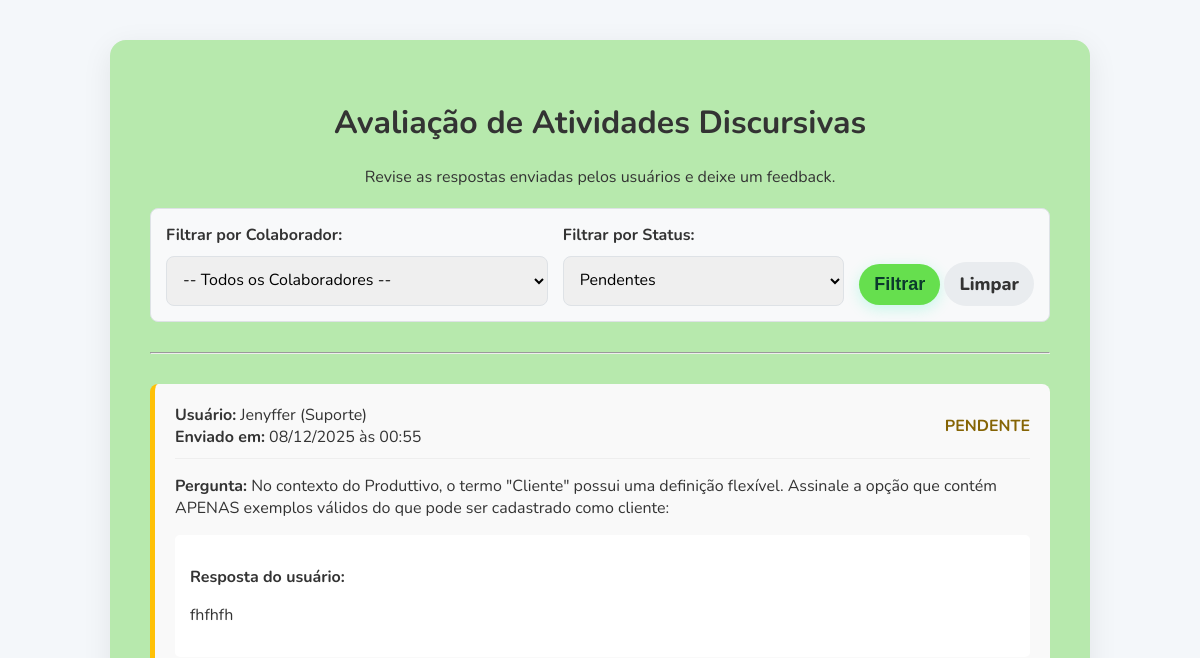
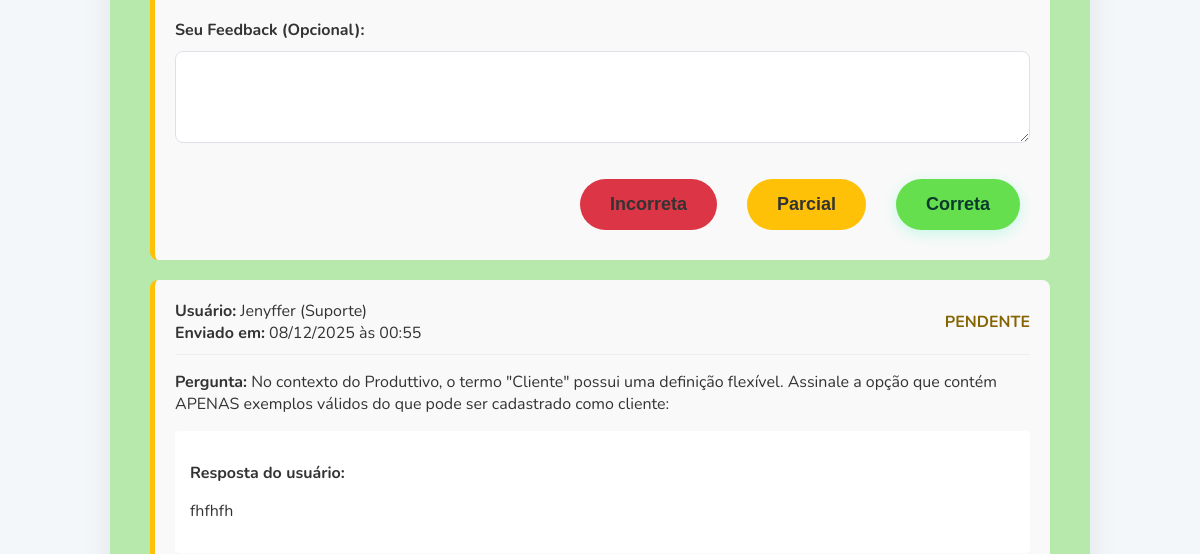
/admin/correcoes (signed in, upper part), run on an earlier commit of the app's database (2 pictures, top to bottom).
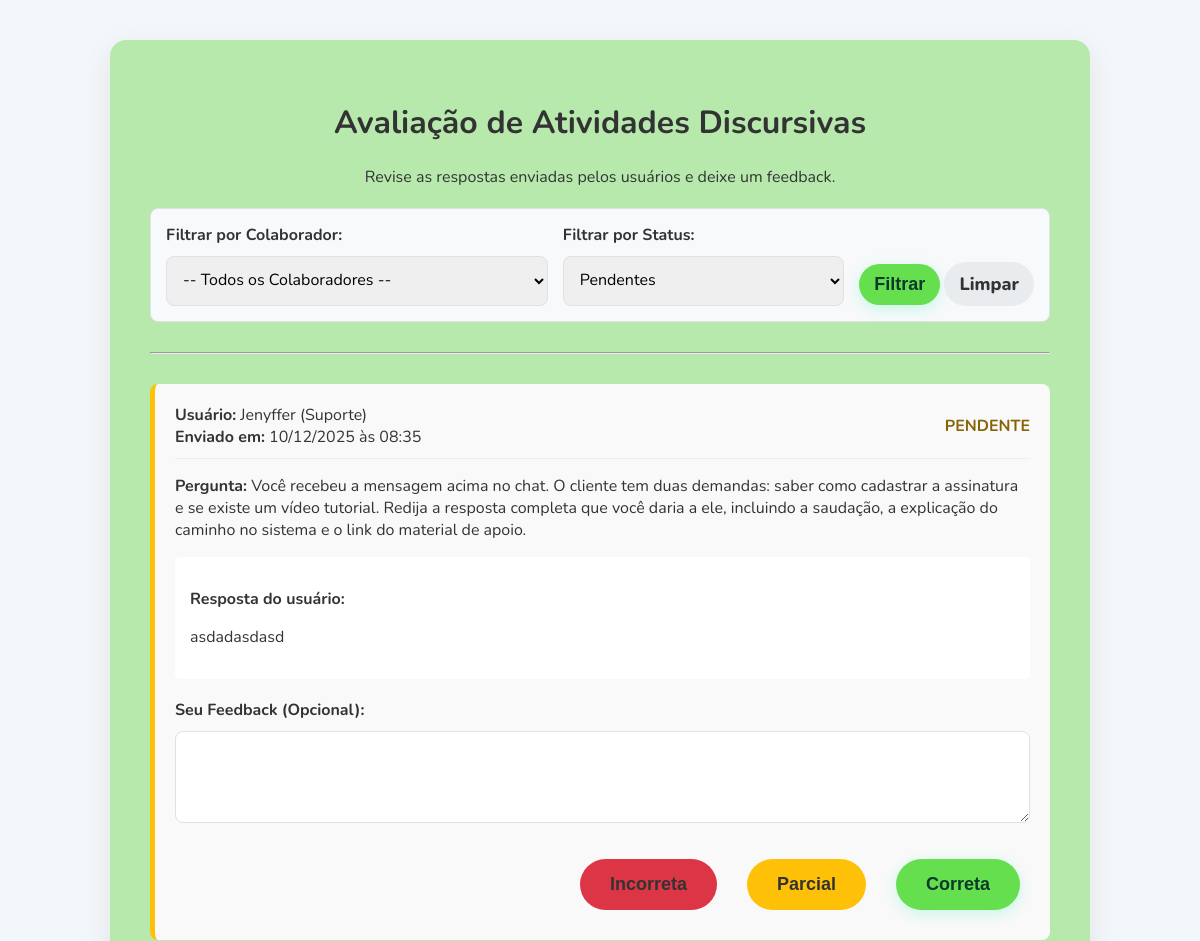
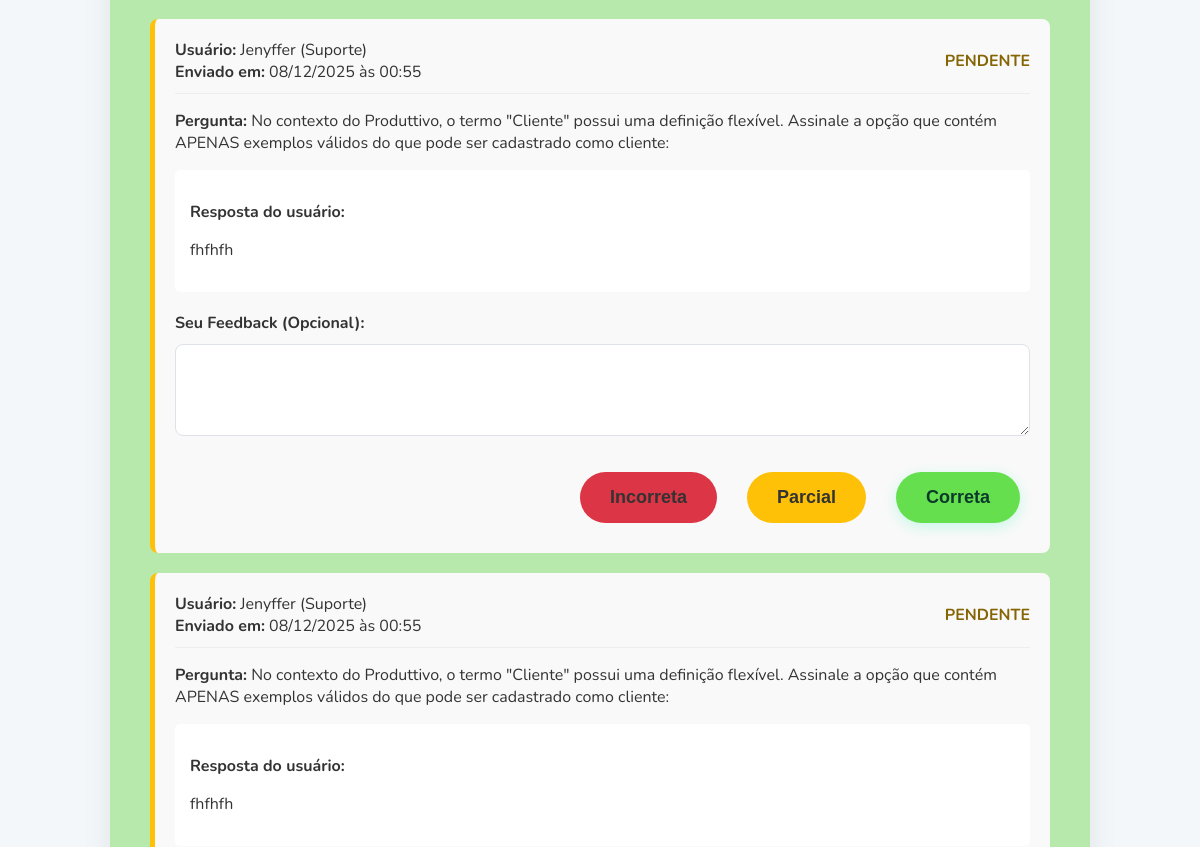
And on a later commit of the database (2 pictures, top to bottom).
### app/models.py (models this page shows)
class Resposta(db.Model):
    id = db.Column(db.Integer, primary_key=True)
    pontos = db.Column(db.Integer, nullable=True)
    usuario_id = db.Column(db.Integer, db.ForeignKey('usuario.id'), nullable=False, index=True)
    pergunta_id = db.Column(db.Integer, db.ForeignKey('pergunta.id'), nullable=False, index=True)
    resposta_dada = db.Column(db.String(1), nullable=True)
    data_resposta = db.Column(db.DateTime, default=datetime.utcnow, index=True)
    pergunta = db.relationship('Pergunta')
    texto_discursivo = db.Column(db.Text, nullable=True)
    anexo_resposta = db.Column(db.String(300), nullable=True)
    status_correcao = db.Column(db.String(20), nullable=False, default='nao_respondido', index=True)
    feedback_admin = db.Column(db.Text, nullable=True)
    feedback_visto = db.Column(db.Boolean, default=False, nullable=False)

class Usuario(db.Model):
    id = db.Column(db.Integer, primary_key=True)
    nome = db.Column(db.String(100), nullable=False)
    email = db.Column(db.String(120), unique=True, nullable=True)
    codigo_acesso = db.Column(db.String(4), unique=True, nullable=False)
    departamento_id = db.Column(db.Integer, db.ForeignKey('departamento.id'), nullable=False)
    respostas = db.relationship('Resposta', backref='usuario', lazy=True)

class Departamento(db.Model):
    id = db.Column(db.Integer, primary_key=True)
    nome = db.Column(db.String(100), unique=True, nullable=False)
    usuarios = db.relationship('Usuario', backref='departamento', lazy=True)

class Pergunta(db.Model):
    id = db.Column(db.Integer, primary_key=True)
    tipo = db.Column(db.String(20), nullable=False, default='multipla_escolha', index=True)
    texto = db.Column(db.Text, nullable=False)
    opcao_a = db.Column(db.Text, nullable=True)
    opcao_b = db.Column(db.Text, nullable=True)
    opcao_c = db.Column(db.Text, nullable=True)
    opcao_d = db.Column(db.Text, nullable=True)
    resposta_correta = db.Column(db.String(1), nullable=True)
    explicacao = db.Column(db.Text, nullable=True)
    data_liberacao = db.Column(db.Date, nullable=False, index=True)
    tempo_limite = db.Column(db.Integer, nullable=True)
    imagem_pergunta = db.Column(db.String(300), nullable=True)
    para_todos_setores = db.Column(db.Boolean, default=False, nullable=False)
    departamentos = db.relationship('Departamento', secondary=pergunta_departamento_association, lazy='subquery',
        backref=db.backref('perguntas', lazy=True))

### app/routes/admin.py (the view)
@admin_bp.route('/correcoes')
def pagina_correcoes():
    if not session.get('admin_logged_in'): return redirect(url_for('admin.pagina_admin'))
    usuarios_disponiveis = Usuario.query.order_by(Usuario.nome).all()
    usuario_selecionado_id = request.args.get('usuario_id', type=int)
    status_selecionado = request.args.get('status', 'pendente')
    page = request.args.get('page', 1, type=int)
    per_page = 10
    query = Resposta.query.join(Pergunta).filter(Pergunta.tipo == 'discursiva')
    if status_selecionado != 'todos': query = query.filter(Resposta.status_correcao == status_selecionado)
    if usuario_selecionado_id: query = query.filter(Resposta.usuario_id == usuario_selecionado_id)
    respostas_pagination = query.join(Usuario).order_by(Resposta.data_resposta.desc()).paginate(page=page, per_page=per_page, error_out=False)
    return render_template('correcoes.html',
                           respostas=respostas_pagination,
                           usuarios_disponiveis=usuarios_disponiveis,
                           usuario_selecionado_id=usuario_selecionado_id,
                           status_selecionado=status_selecionado)

### app/utils.py (called while the page is built)
def format_datetime_local(valor_utc):
    if not valor_utc:
        return ""
    fuso_local = valor_utc - timedelta(hours=3)
    return fuso_local.strftime('%d/%m/%Y às %H:%M')

### app/templates/correcoes.html (shortened to what this page needs)
{% extends 'base.html' %}
{% block content %}
<div class="dashboard-container" style="max-width: 900px; text-align: left;">
    <h1 style="text-align: center;">Avaliação de Atividades Discursivas</h1>
    <p style="text-align: center;">Revise as respostas enviadas pelos usuários e deixe um feedback.</p>
    <div style="background-color: #f8f9fa; padding: 15px; border-radius: 8px; margin: 20px 0; border: 1px solid #dee2e6;">
        <form method="get" action="{{ url_for('admin.pagina_correcoes') }}" style="display: flex; align-items: center; flex-wrap: wrap; gap: 15px;">
            <div style="flex: 1 1 300px;">
                <label for="usuario_id" style="font-weight: bold;">Filtrar por Colaborador:</label>
                <select name="usuario_id" onchange="this.form.submit()" style="width: 100%;">
                    <option value="">-- Todos os Colaboradores --</option>
                </select>
            </div>
            <div style="flex: 1 1 200px;">
                <label for="status" style="font-weight: bold;">Filtrar por Status:</label>
                <select name="status" onchange="this.form.submit()" style="width: 100%;">
                    <option value="pendente" {% if status_selecionado=='pendente' %}selected{% endif %}>Pendentes</option>
                </select>
            </div>
            <div style="align-self: flex-end;">
                <button type="submit" class="btn" style="padding: 10px 15px; margin: 0;">Filtrar</button>
                <a href="{{ url_for('admin.pagina_correcoes') }}" class="btn btn-secondary" style="padding: 10px 15px; margin: 0;">Limpar</a>
            </div>
        </form>
    </div>
    <hr style="margin: 30px 0;">
    {% for resposta in respostas.items %}
    <div style="background-color: #f9f9f9; padding: 20px; border-radius: 8px; margin-bottom: 20px; border-left: 5px solid {{ '#ffc107' if resposta.status_correcao == 'pendente' else '#28a745' if resposta.status_correcao == 'correto' else '#fd7e14' if resposta.status_correcao == 'parcialmente_correto' else '#dc3545' }};">
        <div style="display: flex; justify-content: space-between; align-items: center; border-bottom: 1px solid #eee; padding-bottom: 10px; margin-bottom: 15px;">
            <div>
                <strong>Usuário:</strong> {{ resposta.usuario.nome }} ({{ resposta.usuario.departamento.nome }})<br>
                <strong>Enviado em:</strong> {{ resposta.data_resposta | datetime_local }}
            </div>
            <div>
                {% if resposta.status_correcao == 'correto' %}
                <strong style="color: #155724;">✔️ Correto</strong>
                {% elif resposta.status_correcao == 'parcialmente_correto' %}
                <strong style="color: #fd7e14;">⚠️ Parcialmente Correto</strong>
                {% elif resposta.status_correcao == 'incorreto' %}
                <strong style="color: #721c24;">❌ Incorreto</strong>
                {% else %}
                <strong style="color: #856404;">PENDENTE</strong>
                {% endif %}
            </div>
        </div>
        <p><strong>Pergunta:</strong> {{ resposta.pergunta.texto }}</p>
        <div style="background-color: white; padding: 15px; border-radius: 5px; margin-top: 10px;">
            <p><strong>Resposta do usuário:</strong></p>
            <p style="white-space: pre-wrap;">{{ resposta.texto_discursivo }}</p>
        </div>
        {% if resposta.status_correcao == 'pendente' %}
        <form action="{{ url_for('admin.corrigir_resposta', resposta_id=resposta.id) }}" method="post">
            <div style="margin-top: 20px;">
                <label for="feedback"><strong>Seu Feedback (Opcional):</strong></label><br>
                <textarea name="feedback" rows="3" style="width: 100%; box-sizing: border-box;"></textarea>
            </div>
            <div style="text-align: right; margin-top: 20px; display: flex; justify-content: flex-end; gap: 10px;">
                <button type="submit" name="status" value="incorreto" class="btn btn-secondary" style="background-color: #dc3545;">Incorreta</button>
                <button type="submit" name="status" value="parcialmente_correto" class="btn btn-secondary" style="background-color: #ffc107; color: #333;">Parcial</button>
                <button type="submit" name="status" value="correto" class="btn">Correta</button>
            </div>
        </form>
        {% else %}
        <div style="margin-top: 20px; padding: 15px; border-radius: 5px; background-color: #e9ecef;">
            <strong>Feedback enviado:</strong>
            <p style="white-space: pre-wrap; margin-top: 5px; margin-bottom: 0;">{{ resposta.feedback_admin or '(Nenhum feedback foi enviado)' }}</p>
        </div>
        {% endif %}
    </div>
    {% endfor %}
</div>
{% endblock %}

### app/templates/base.html (shortened to what this page needs)
<!DOCTYPE html>
<html lang="pt-br">
<head>
    <link rel="stylesheet" href="{{ url_for('static', filename='css/style.css') }}">
</head>
<body>
    <div style="display: flex; justify-content: center; align-items: flex-start; min-height: 90vh; padding-top: 20px; padding-bottom: 20px;">
        {% block content %}{% endblock %}
    </div>
</body>
</html>

### app/static/css/style.css (style rules this page uses)
:root { --cor-primaria: #0B3A2D; --cor-acento: #66df4e; --cor-acento-hover: #00D294; --cor-fundo: #f4f7fa; --cor-texto: #333333; --cor-texto-claro: #ffffff; --cor-borda: #dee2e6; }
body { font-family: 'Nunito', sans-serif; background-color: var(--cor-fundo); color: var(--cor-texto); margin: 0; padding: 20px; }
.btn { display: inline-block; text-decoration: none; background-color: var(--cor-acento); color: var(--cor-primaria); font-weight: 800; padding: 15px 30px; margin: 10px; border-radius: 50px; font-size: 18px; transition: all 0.3s ease; border: none; cursor: pointer; box-shadow: 0 4px 15px rgba(0, 245, 171, 0.2); }
.btn-secondary { background-color: #e9ecef; color: var(--cor-texto); box-shadow: none; }
a { color: var(--cor-primaria); font-weight: 700; text-decoration: none; }
.login-container, .dashboard-container, .ranking-container, .quiz-container { background: rgb(183, 233, 173); padding: 40px; border-radius: 16px; box-shadow: 0 8px 30px rgba(0, 0, 0, 0.08); text-align: center; width: 90%; }
input[type="password"], input[type="text"], input[type="number"], input[type="email"], input[type="date"], input[type="month"], textarea, select { padding: 12px; margin-top: 10px; width: 100%; border: 1px solid var(--cor-borda); border-radius: 8px; font-family: 'Nunito', sans-serif; font-size: 16px; box-sizing: border-box; }

What changed in the data, as far as the page shows it:
added Resposta: usuario.nome "Jenyffer", usuario.departamento.nome "Suporte", data_resposta "10/12/2025 às 08:35", status_correcao "PENDENTE", pergunta.texto "Você recebeu a mensagem acima no chat. O cliente tem duas demandas: saber como cadastrar a assinatura e se existe um vídeo tutorial. Redija a resposta completa que você daria a ele, incluindo a saudação, a explicação do caminho no sistema e o link do material de apoio.", texto_discursivo "asdadasdasd"
